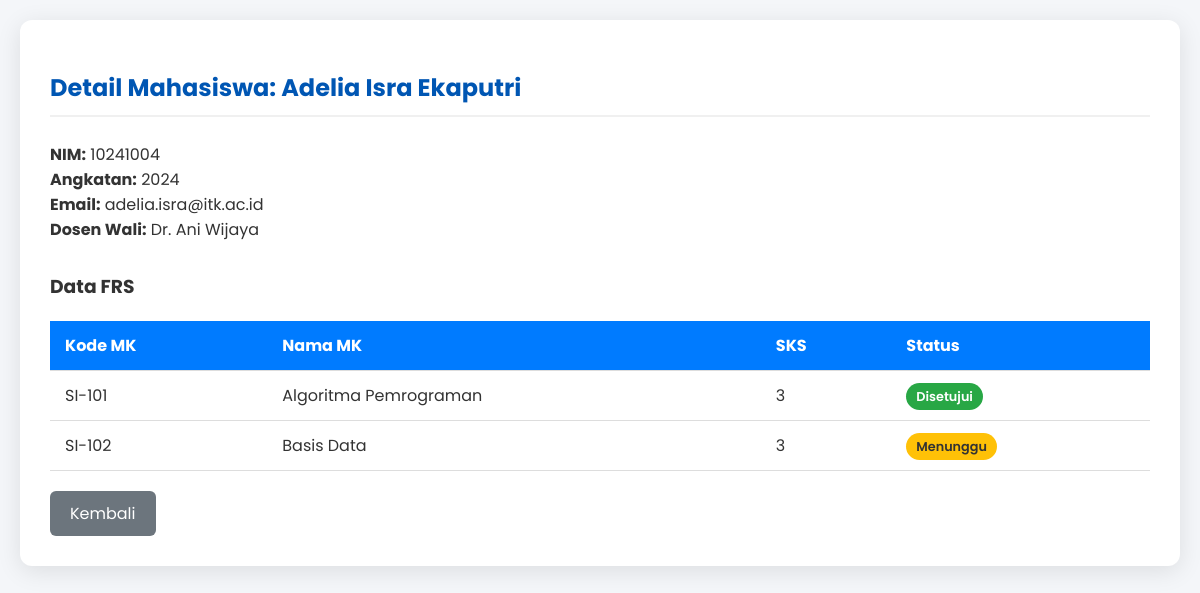
/crud/tampilan_data.php?nim=10241004 (signed in), run on the app's committed database.
### tables this page shows
CREATE TABLE mahasiswa (
    nim VARCHAR(15) PRIMARY KEY,
    nama_mahasiswa VARCHAR(100) NOT NULL,
    angkatan INT NOT NULL,
    email VARCHAR(100) UNIQUE NOT NULL,
    password VARCHAR(255) NOT NULL,  
    nip_dosen_wali VARCHAR(25),
    FOREIGN KEY (nip_dosen_wali) REFERENCES dosen(nip)
);

CREATE TABLE dosen (
    nip VARCHAR(25) PRIMARY KEY,
    nama_dosen VARCHAR(100) NOT NULL,
    email VARCHAR(100) UNIQUE NOT NULL,
    password VARCHAR(255) NOT NULL  
);

CREATE TABLE frs (
    id_frs INT AUTO_INCREMENT PRIMARY KEY,
    nim VARCHAR(15),
    kode_matkul VARCHAR(10) NOT NULL,
    nama_matkul VARCHAR(100) NOT NULL,
    sks INT NOT NULL,
    status_frs ENUM('Menunggu', 'Disetujui', 'Ditolak') DEFAULT 'Menunggu',
    FOREIGN KEY (nim) REFERENCES mahasiswa(nim) ON DELETE CASCADE
);

### crud/tampilan_data.php (the view)
<?php session_start(); if(!isset($_SESSION['role']) || $_SESSION['role'] != 'dosen') { header('Location: ../index.php'); exit(); } require '../config/database.php'; $nim = $_GET['nim']; $mhs_query = mysqli_query($koneksi, "SELECT m.*, d.nama_dosen FROM mahasiswa m LEFT JOIN dosen d ON m.nip_dosen_wali = d.nip WHERE nim='$nim'"); $mhs = mysqli_fetch_assoc($mhs_query); $frs_query = mysqli_query($koneksi, "SELECT * FROM frs WHERE nim='$nim'"); ?>
<!DOCTYPE html><html lang="id"><head><title>Detail Mahasiswa</title><link rel="stylesheet" href="../assets/style.css"></head>
<body><div class="container"><h2>Detail Mahasiswa: <?php echo $mhs['nama_mahasiswa']; ?></h2>
<p><strong>NIM:</strong> <?php echo $mhs['nim']; ?><br><strong>Angkatan:</strong> <?php echo $mhs['angkatan']; ?><br><strong>Email:</strong> <?php echo $mhs['email']; ?><br><strong>Dosen Wali:</strong> <?php echo $mhs['nama_dosen']; ?></p>
<h3 style="margin-top:30px;">Data FRS</h3>
<table><thead><tr><th>Kode MK</th><th>Nama MK</th><th>SKS</th><th>Status</th></tr></thead>
<tbody><?php while ($frs = mysqli_fetch_assoc($frs_query)): ?><tr>
<td><?php echo $frs['kode_matkul']; ?></td><td><?php echo $frs['nama_matkul']; ?></td><td><?php echo $frs['sks']; ?></td>
<td><span class="status status-<?php echo strtolower($frs['status_frs']); ?>"><?php echo $frs['status_frs']; ?></span></td>
</tr><?php endwhile; ?></tbody></table>
<a href="../admin_dashboard.php" class="btn btn-secondary" style="margin-top:20px;">Kembali</a>
</div></body></html>

### assets/style.css (style rules this page uses)
body { font-family: 'Poppins', sans-serif; background-color: #f4f6f9; color: #333; margin: 20px; }
.container { max-width: 1200px; margin: auto; background: #fff; padding: 30px; border-radius: 12px; box-shadow: 0 5px 25px rgba(0,0,0,0.1); }
h2 { color: #0056b3; border-bottom: 2px solid #f0f0f0; padding-bottom: 10px; margin-bottom: 25px; }
table { width: 100%; border-collapse: collapse; margin-top: 20px; }
th, td { padding: 12px 15px; text-align: left; border-bottom: 1px solid #ddd; }
thead th { background-color: #007bff; color: white; }
.btn { display: inline-block; padding: 10px 20px; border: none; border-radius: 6px; color: #fff; text-decoration: none; cursor: pointer; transition: all 0.3s ease; }
.btn-secondary { background-color: #6c757d; }
.status { padding: 5px 10px; border-radius: 15px; color: #fff; font-size: 0.8em; font-weight: 600; }
.status-menunggu { background-color: #ffc107; color: #333; }
.status-disetujui { background-color: #28a745; }

### data on the page
mahasiswa: nama_mahasiswa "Adelia Isra Ekaputri", nim "10241004", angkatan "2024", email "adelia.isra@itk.ac.id", nip_dosen_wali.nama_dosen "Dr. Ani Wijaya"
frs: kode_matkul "SI-101", nama_matkul "Algoritma Pemrograman", sks "3", status_frs "Disetujui"
frs: kode_matkul "SI-102", nama_matkul "Basis Data", sks "3", status_frs "Menunggu"
